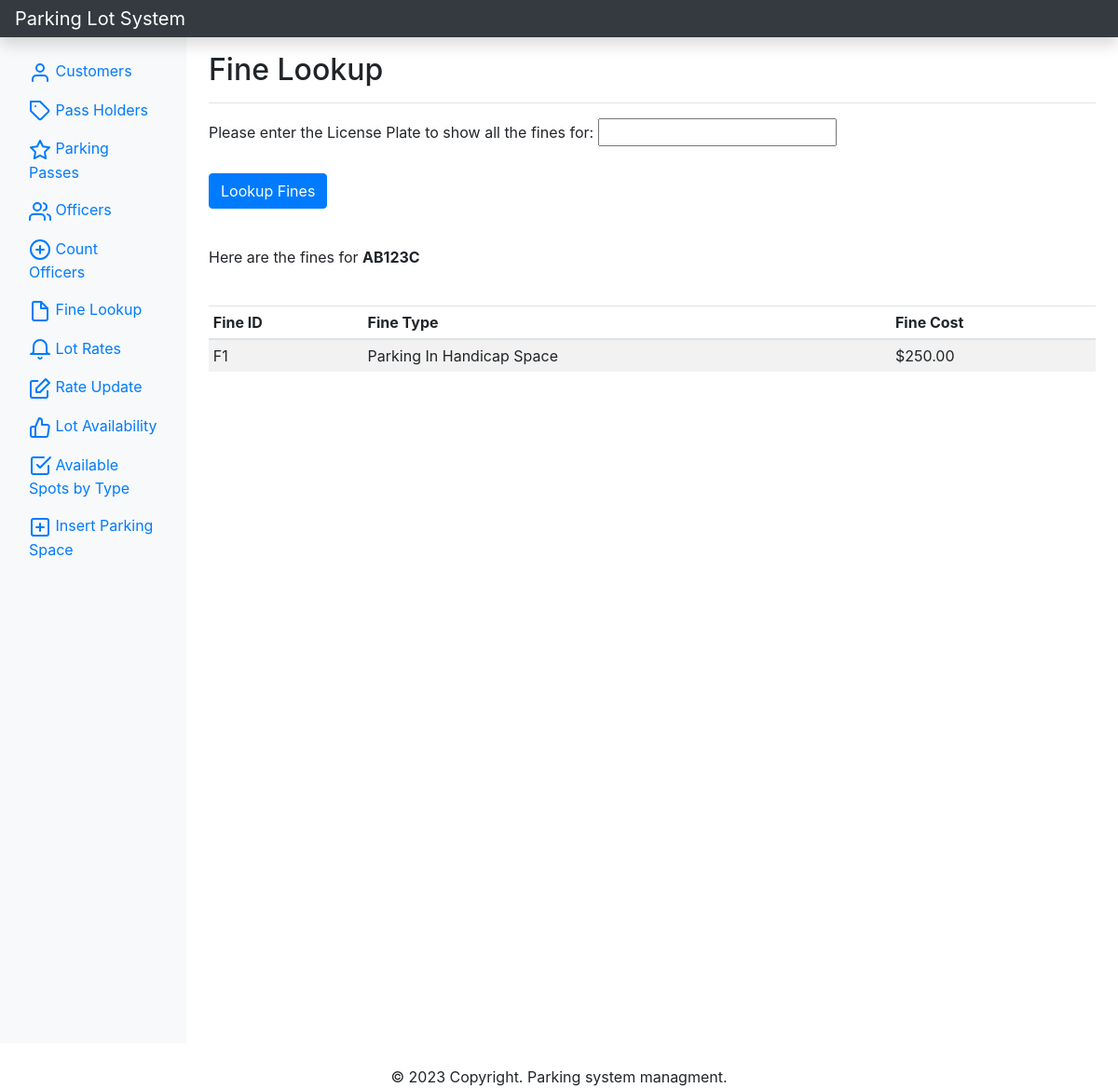
/fine.php?licensePlate=AB123C, run on the app's committed database.
### tables this page shows
CREATE TABLE Fine
(
    Fine_ID CHAR(255) PRIMARY KEY,
    Officer_ID CHAR(255) NOT NULL,
    Customer_ID CHAR(255) NOT NULL,
    Fine_Type CHAR(255) NOT NULL,
    Issue_Date_Time DATETIME NOT NULL,
    Must_Be_Paid_By_Date DATETIME NOT NULL,
    Date_Time_Paid_On DATETIME,
    FOREIGN KEY (Officer_ID) REFERENCES Officer(Officer_ID),
    FOREIGN KEY (Customer_ID) REFERENCES Customer(Customer_ID),
    FOREIGN KEY (Fine_Type) REFERENCES Fine_Type_Cost(Fine_Type)
);

CREATE TABLE Fine_Type_Cost
(
    Fine_Type CHAR(255) PRIMARY KEY,
    Cost DECIMAL(10,2) CHECK (Cost > 0)
);

### htdocs/lib/Template.php (called while the page is built, shortened)
<?php
class Template{
    protected $template;
    protected $vars = array();
    public function __construct($template) {
        $this->template = $template;
    }
    public function __get($key) {
        return $this->vars[$key];
    }
    public function __set($key, $value) {
        $this->vars[$key] = $value;
    }
    public function __toString() {
        include basename($this->template);
        return ob_get_clean();
    }
}

### htdocs/lib/Database.php (called while the page is built, shortened)
<?php
class Database {
    private $host = 'localhost';
    private $username = 'root';
    private $password = 'senghak096';
    private $dbname = 'parking_lot';
    private $dbh;
    private $stmt;
    public function __construct() {
        $dsn = 'mysql:host=' .$this->host. ';dbname='. $this->dbname;
        $options = array(
            PDO::ATTR_PERSISTENT => true,
            PDO::ATTR_ERRMODE => PDO::ERRMODE_EXCEPTION
        );
        try {
            $this->dbh = new PDO($dsn, $this->username, $this->password, $options);
        } catch(PDOException $e) {
            $this->error = $e->getMessage();
        }
    }
    public function query($query){
        $this->stmt = $this->dbh->prepare($query);
    }
    public function bind($param, $value, $type = null) {
        if (is_null($type)) {
            switch(true) {
                default :
                    $type = PDO::PARAM_STR;
            }
        }
        $this->stmt->bindValue($param, $value, $type);
    }
    public function execute() {
        try {
            return $this->stmt->execute();
        } catch (PDOException $e) {
            $this->error = $e->getMessage();
        }
    }
    public function resultSet(){
        $this->execute();
        return $this->stmt->fetchAll(PDO::FETCH_OBJ);
    }
}

### htdocs/lib/Fine.php (called while the page is built, shortened)
<?php
class Fine{
    private $db;
    public function __construct()
    {
        $this->db = new Database;
    }
    public function getFinesForPlate($licensePlate){
        $this->db->query("
            SELECT f.Fine_ID, f.Fine_Type, fc.Cost
            FROM Customer c, Fine f, Fine_Type_Cost fc
            WHERE c.Customer_ID = f.Customer_ID AND
            f.Fine_Type = fc.Fine_Type AND
            c.License_Plate = :licensePlate;
        ");
        $this->db->bind(':licensePlate', $licensePlate);
        $results = $this->db->resultSet();
        return $results;
    }
}

### htdocs/templates/fineTemplate.php (the view)
<?php include 'inc/header.php'; ?>
<?php include 'inc/sidebar.php'; ?>
<main role="main" class="col-md-9 ml-sm-auto col-lg-10 px-md-4">
    <div class="d-flex justify-content-between flex-wrap flex-md-nowrap align-items-center pt-3 pb-2 mb-3 border-bottom">
        <h1 class="h2">Fine Lookup</h1>
    </div>
    <div class="form-group">
        <form method="GET" action="fine.php">
            <label>Please enter the License Plate to show all the fines for:</label>
            <input type="text" id="licensePlate" name="licensePlate">
            <br>
            <br>
            <button type="submit" class="btn btn-primary">Lookup Fines</button>
        </form>
    </div>
    <br>
    <?php if ($licensePlate) : ?>
        <p>Here are the fines for <b><?php echo $licensePlate; ?></b></p>
        <br>
        <div class="fine-table table-responsive">
            <table class="table table-striped table-sm">
                <thead>
                    <tr>
                        <th>Fine ID</th>
                        <th>Fine Type</th>
                        <th>Fine Cost</th>
                    </tr>
                </thead>
                <?php foreach ($fines as $fine) : ?>
                    <tr>
                        <td><?php echo $fine->Fine_ID; ?></td>
                        <td><?php echo $fine->Fine_Type; ?></td>
                        <td>$<?php echo $fine->Cost; ?></td>
                    </tr>
                <?php endforeach; ?>
            </table>
        </div>
    <?php endif; ?>
</main>
<?php include 'inc/footer.php'; ?>

### data on the page
fine: Fine_ID "F1", Fine_Type "Parking In Handicap Space", Fine_Type.Cost "250.00"

### other printed values
$licensePlate "AB123C"
